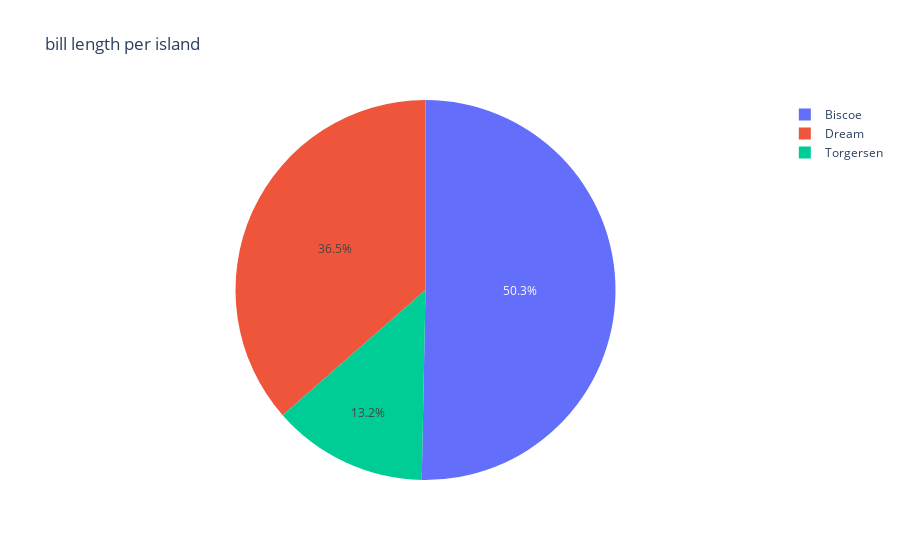

Notebook code for this chart:
### Code cell
fig = px.pie(df,'island','bill_length_mm',title='bill length per island')
fig.show()

### Figure 1 — Plotly figure (JSON) as saved in the notebook; plotly's stock layout.template omitted (floating-point values rounded to 4 significant figures; data arrays with more than 128 entries replaced by an {"elided": "..."} marker saying what was removed)
{"data": [{"domain": {"x": [0, 1], "y": [0, 1]}, "hovertemplate": "island=%{label}<br>bill_length_mm=%{value}<extra></extra>", "labels": {"elided": "344 str values"}, "legendgroup": "", "name": "", "showlegend": true, "type": "pie", "values": {"elided": "344 float values"}}], "layout": {"legend": {"tracegroupgap": 0}, "title": {"text": "bill length per island"}}}
